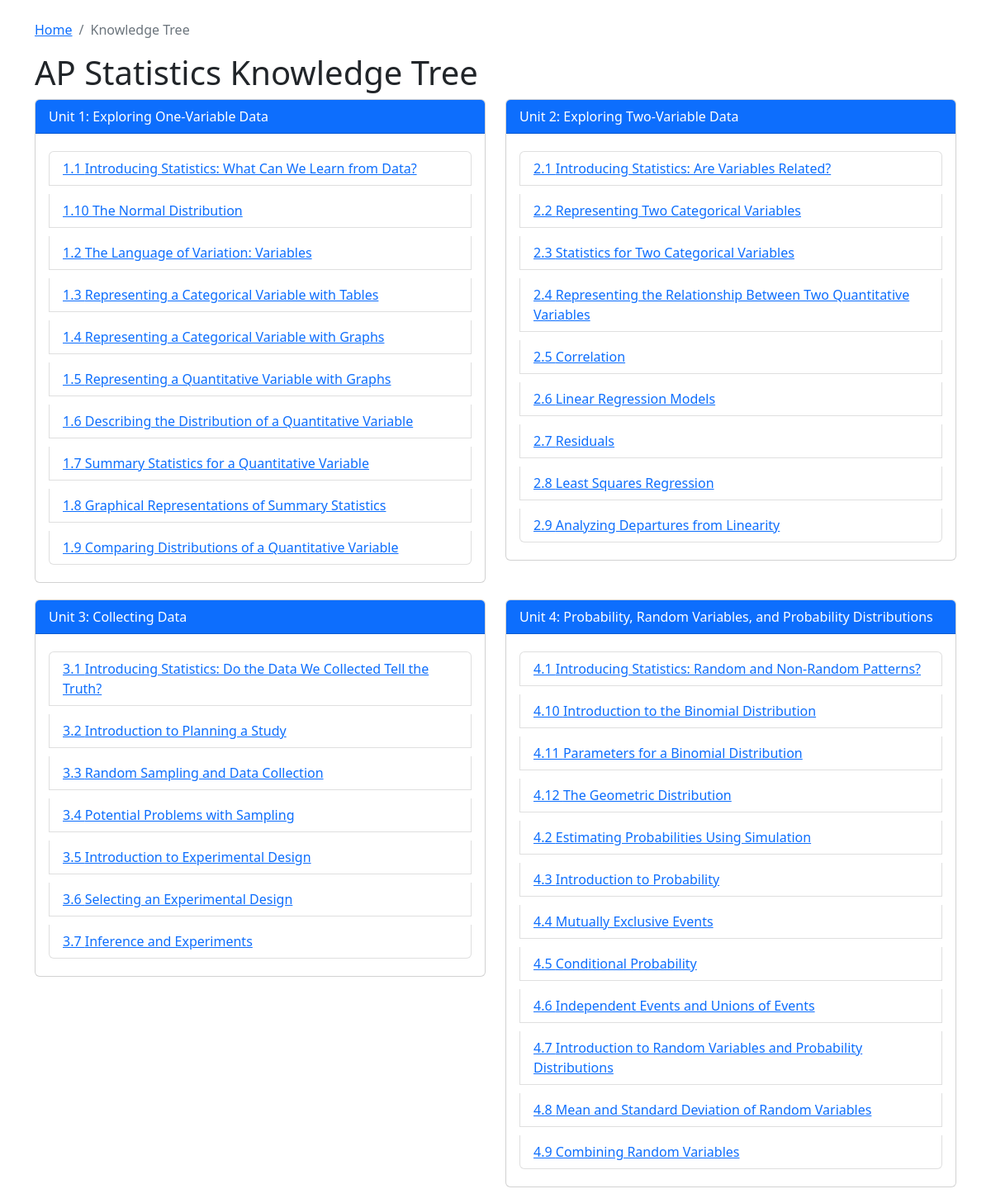
The app's page /topics (upper part) with its own data.
### tables this page shows
CREATE TABLE units (
        unit_id INTEGER PRIMARY KEY,
        unit_number INTEGER,
        unit_name TEXT,
        full_path TEXT
    );

CREATE TABLE topics (
        topic_id INTEGER PRIMARY KEY,
        unit_id INTEGER,
        topic_number TEXT,
        topic_name TEXT,
        full_path TEXT,
        FOREIGN KEY (unit_id) REFERENCES units (unit_id)
    );

### app.py (the view)
@app.route('/topics')
def topics():
    conn = get_db_connection()
    units = conn.execute('SELECT * FROM units ORDER BY unit_number').fetchall()
    units_with_topics = []
    for unit in units:
        topics = conn.execute(
            'SELECT * FROM topics WHERE unit_id = ? ORDER BY topic_number',
            (unit['unit_id'],)
        ).fetchall()
        units_with_topics.append({
            'unit': unit,
            'topics': topics
        })
    conn.close()
    return render_template('topics.html', units_with_topics=units_with_topics)

### app.py (called while the page is built)
def get_db_connection():
    conn = sqlite3.connect('ap_stats.db')
    conn.row_factory = sqlite3.Row  # This enables column access by name
    return conn

### templates/topics.html (shortened to what this page needs)
        <!DOCTYPE html>
        <html>
        <head>
            <link rel="stylesheet" href="https://cdn.jsdelivr.net/npm/bootstrap@5.2.3/dist/css/bootstrap.min.css">
        </head>
        <body>
            <div class="container mt-4">
                <nav aria-label="breadcrumb">
                    <ol class="breadcrumb">
                        <li class="breadcrumb-item"><a href="{{ url_for('index') }}">Home</a></li>
                        <li class="breadcrumb-item active">Knowledge Tree</li>
                    </ol>
                </nav>
                <h1>AP Statistics Knowledge Tree</h1>
                <div class="row">
                    {% for unit_data in units_with_topics %}
                    <div class="col-md-6">
                        <div class="card unit-card">
                            <div class="card-header bg-primary text-white">
                                Unit {{ unit_data.unit.unit_number }}: {{ unit_data.unit.unit_name }}
                            </div>
                            <div class="card-body">
                                <ul class="list-group">
                                    {% for topic in unit_data.topics %}
                                    <li class="list-group-item topic-item">
                                        <a href="{{ url_for('topic_detail', topic_id=topic.topic_id) }}">
                                            {{ topic.topic_number }} {{ topic.topic_name }}
                                        </a>
                                    </li>
                                    {% endfor %}
                                </ul>
                            </div>
                        </div>
                    </div>
                    {% endfor %}
                </div>
            </div>
        </body>
        </html>

### templates/topics.html (style rules this page uses)
.unit-card { margin-bottom: 20px; }
.topic-item { margin: 5px 0; }

### records on screen
units: unit.unit_number "1", unit.unit_name "Exploring One-Variable Data"
topics: topic_number "1.1", topic_name "Introducing Statistics: What Can We Learn from Data?"
topics: topic_number "1.10", topic_name "The Normal Distribution"
topics: topic_number "1.2", topic_name "The Language of Variation: Variables"
topics: topic_number "1.3", topic_name "Representing a Categorical Variable with Tables"
topics: topic_number "1.4", topic_name "Representing a Categorical Variable with Graphs"
topics: topic_number "1.5", topic_name "Representing a Quantitative Variable with Graphs"
topics: topic_number "1.6", topic_name "Describing the Distribution of a Quantitative Variable"
topics: topic_number "1.7", topic_name "Summary Statistics for a Quantitative Variable"
topics: topic_number "1.8", topic_name "Graphical Representations of Summary Statistics"
topics: topic_number "1.9", topic_name "Comparing Distributions of a Quantitative Variable"
units: unit.unit_number "2", unit.unit_name "Exploring Two-Variable Data"
topics: topic_number "2.1", topic_name "Introducing Statistics: Are Variables Related?"
topics: topic_number "2.2", topic_name "Representing Two Categorical Variables"
topics: topic_number "2.3", topic_name "Statistics for Two Categorical Variables"
topics: topic_number "2.4", topic_name "Representing the Relationship Between Two Quantitative Variables"
topics: topic_number "2.5", topic_name "Correlation"
topics: topic_number "2.6", topic_name "Linear Regression Models"
topics: topic_number "2.7", topic_name "Residuals"
topics: topic_number "2.8", topic_name "Least Squares Regression"
topics: topic_number "2.9", topic_name "Analyzing Departures from Linearity"
units: unit.unit_number "3", unit.unit_name "Collecting Data"
topics: topic_number "3.1", topic_name "Introducing Statistics: Do the Data We Collected Tell the Truth?"
topics: topic_number "3.2", topic_name "Introduction to Planning a Study"
topics: topic_number "3.3", topic_name "Random Sampling and Data Collection"
topics: topic_number "3.4", topic_name "Potential Problems with Sampling"
topics: topic_number "3.5", topic_name "Introduction to Experimental Design"
topics: topic_number "3.6", topic_name "Selecting an Experimental Design"
topics: topic_number "3.7", topic_name "Inference and Experiments"
units: unit.unit_number "4", unit.unit_name "Probability, Random Variables, and Probability Distributions"
topics: topic_number "4.1", topic_name "Introducing Statistics: Random and Non-Random Patterns?"
topics: topic_number "4.10", topic_name "Introduction to the Binomial Distribution"
topics: topic_number "4.11", topic_name "Parameters for a Binomial Distribution"
topics: topic_number "4.12", topic_name "The Geometric Distribution"
topics: topic_number "4.2", topic_name "Estimating Probabilities Using Simulation"
topics: topic_number "4.3", topic_name "Introduction to Probability"
topics: topic_number "4.4", topic_name "Mutually Exclusive Events"
topics: topic_number "4.5", topic_name "Conditional Probability"
topics: topic_number "4.6", topic_name "Independent Events and Unions of Events"
topics: topic_number "4.7", topic_name "Introduction to Random Variables and Probability Distributions"
topics: topic_number "4.8", topic_name "Mean and Standard Deviation of Random Variables"
topics: topic_number "4.9", topic_name "Combining Random Variables"
